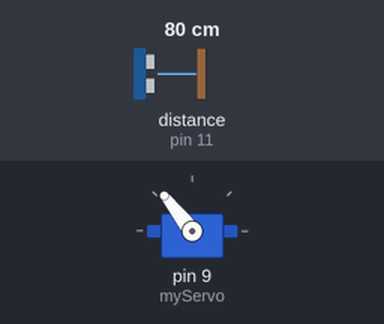
The sketch below on a simulated Arduino Uno, built with avr-gcc and run on an emulated ATmega328P. On the bench: servo. Wiring (inferred from the names in the program): ultrasonic range finder: trigger pin 10; echo pin 11. Inputs (shaded band) come from the test bench; at power-on: distance to the obstacle (sensor on pin 11) 80 cm. The echo pulse lasts 58.3 µs per cm; what the sketch prints to the serial monitor is not drawn.

Above: at 1.2 s.
1.3 s: distance to the obstacle (sensor on pin 11) set to 18 cm
At 2.27 s:
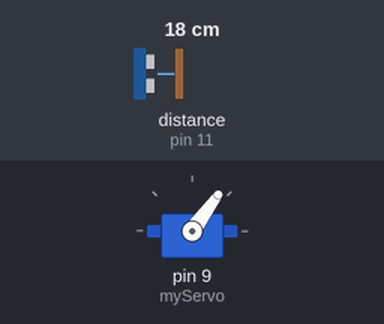
4.3 s: distance to the obstacle (sensor on pin 11) set to 2 cm
At 4.7 s:
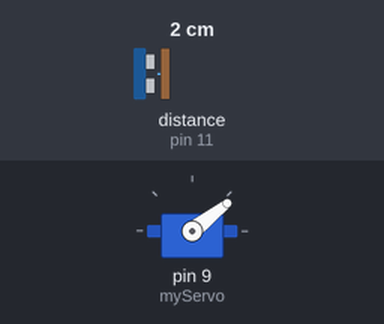
7.3 s: distance to the obstacle (sensor on pin 11) set to 4 cm
At 8.92 s:
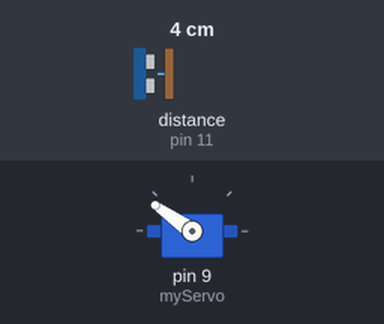
Timing chart, 0 to 16.3 s (numbered marks = the images above; inputs shaded):
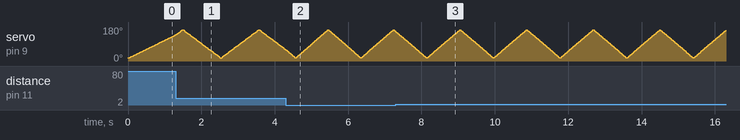

The sketch:

Radar2D.ino
```cpp
#include <Servo.h>
const int trigPin = 10;
const int echoPin = 11;
long duration;
int distance;
Servo myServo;
void setup() {
  pinMode(trigPin, OUTPUT);
  pinMode(echoPin, INPUT);
  Serial.begin(9600);
  myServo.attach(9);
}
void loop() {
  for(int i=15;i<=165;i++){
    myServo.write(i);
    delay(5);
    distance = calculateDistance();
      Serial.print(i);
      Serial.print(":");
    if(distance > 0 && distance < 400){
      Serial.print(distance);
      digitalWrite(2,HIGH);
    }else {
      Serial.print(0);
      digitalWrite(2,LOW);
    }

      Serial.print(",");
  }
  for(int i=165;i>15;i--){
    myServo.write(i);
    delay(5);
    distance = calculateDistance();
      Serial.print(i);
      Serial.print(":");
    if(distance > 0 && distance < 400){
      Serial.print(distance);
      digitalWrite(2,HIGH);
    } else {
      Serial.print(0);
      digitalWrite(2,LOW);
    }

      Serial.print(",");
  }
}
int calculateDistance(){
  digitalWrite(trigPin, LOW);
  delayMicroseconds(2);
  digitalWrite(trigPin, HIGH);
  delayMicroseconds(10);
  digitalWrite(trigPin, LOW);
  duration = pulseIn(echoPin, HIGH, 26000);
  distance= duration*0.034/2; //velocidad del sonido
  return distance;
}
```
